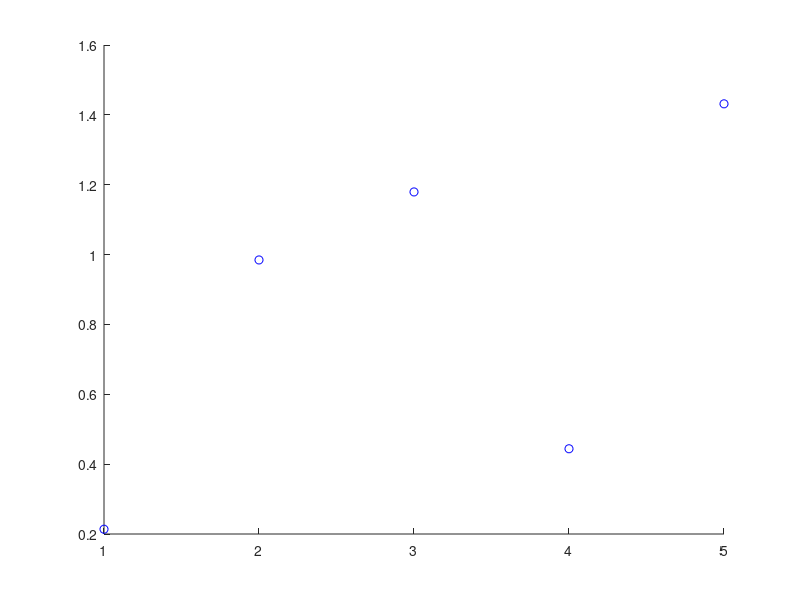

Source code (MATLAB):
clear all; close all;
 
m  = 100; % number of examples
d  = 2;  % feature dimension
x = randn(m,d); % data
true_w = 1+zeros(d,1); % true w
y = 2*(x*true_w>0)-1; % true labels


w = zeros(d,1); % initialise w
v = (x*w.*y<=0); % initialise v
iter= 0;
hold on

while(sum(v)>=1)  % when <= in v holds at least once:
    index = find(v,1,"first");  % find the first i such that <= holds
    w = w + transpose(x(index,:))*y(index);  % update w = w+ x_i* y_i
    v = (x*w.*y<=0); % compute v after update
    iter = iter +1;
    plot(iter,w(1),'bo');
end
